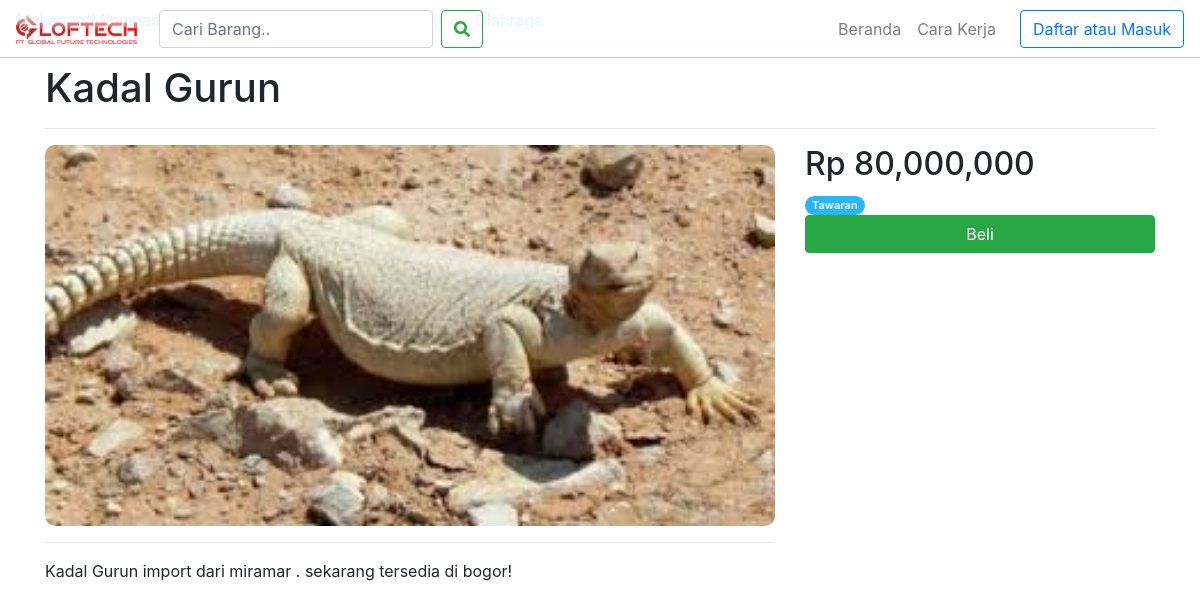
Before: /produk.php?id=2 with the older database file.
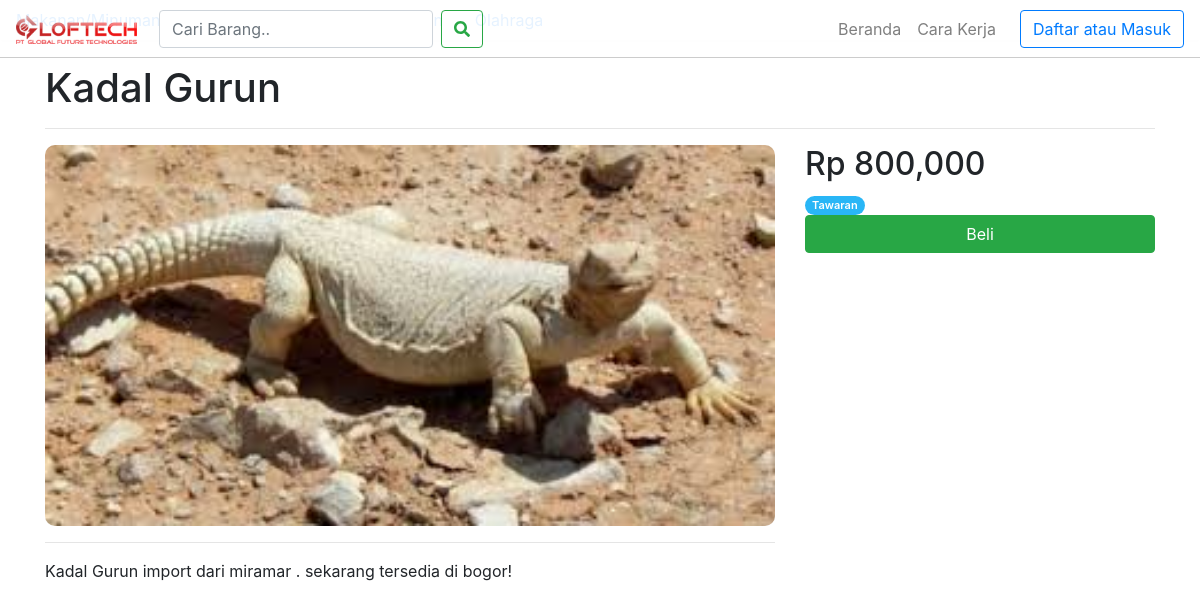
After: the same page with the newer database file.
### tables this page shows
CREATE TABLE `produk` (
  `id` int(11) NOT NULL,
  `judul` text NOT NULL,
  `desk` text NOT NULL,
  `harga` int(11) NOT NULL,
  `type` int(11) NOT NULL,
  `qty` int(11) NOT NULL,
  `gambar` text NOT NULL,
  `kota_id` int(11) NOT NULL,
  `kat_id` int(11) NOT NULL,
  `user_id` int(11) NOT NULL
);

### produk.php (the view, shortened to what this page needs)
<?php
require_once "modular/header.php";
$aidix = htmlentities($_GET['id']);
$sql = "SELECT * FROM produk  WHERE `id` = $aidix";
$result = $conn->query($sql);
if ($result->num_rows > 0) {
    while($row = $result->fetch_assoc()) {
      $gambar = $row['gambar'];
      $judul = $row['judul'];
      $harga = number_format($row['harga']);
      $desk = $row['desk'];
      if ($row['type'] == 1) {
        $badge = "<span class='badge badge-success'>Tersedia</span>";
      } else {
        $badge = "<span class='badge badge-info'>Tawaran</span>";
      }
      }
} else {
    die("ID tidak ada");
}
?>
<body class="bg-light">
<?php require_once "modular/navbar.php"?>
<main role="main" class="container">
<br>
  <h1 class="d-none d-lg-block d-md-block"><?php echo $judul?></h1>
  <hr>
  <div class="row pesbarrow">
<div class="col-xs-12 col-md-8">
  <div class="f169">
          <img src="<?php echo $gambar ?>" class="ar169 card-img-top w-100" alt="<?php echo $judul?>">
        </div>
</div>
<div class="col-xs-12 col-md-4">
<h2>Rp <?php echo $harga ?></h2>
<?php echo $badge ?>
<button class="w-100 btn btn-success">Beli</button>
</div>
<div class="col-xs-12 col-md-8">
<hr>
<p><?php echo $desk ?></p>
</div>
  </div>
</main>
<?php
require_once "modular/footer.php" ?>

Changed rows visible on the page:
changed produk "Kadal Gurun": harga "80,000,000" → "800,000"
